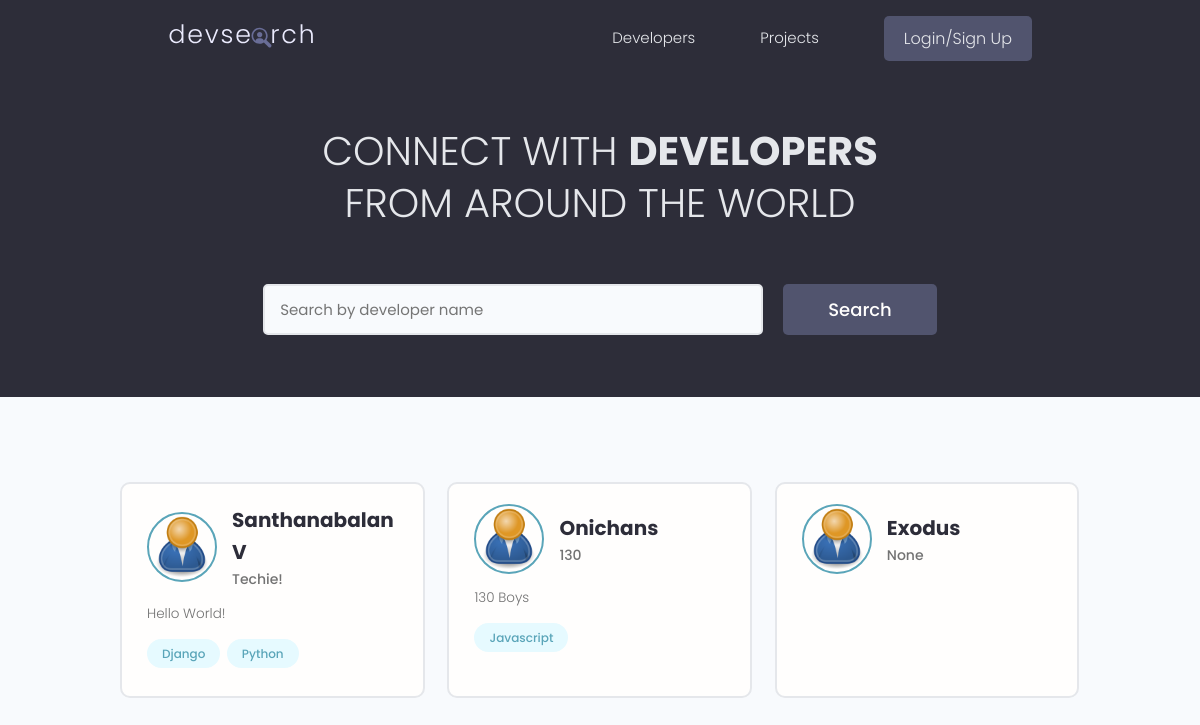
The page / on the database its author committed.
### users/models.py (models this page shows, shortened)
class Profile(models.Model):
    user = models.OneToOneField(User,on_delete = models.CASCADE,null=True,blank=True)
    name = models.CharField(max_length=200,null=True,blank=True)
    email = models.EmailField(max_length=200,null=True,blank=True)
    username = models.CharField(max_length=200,null=True,blank=True)
    location = models.CharField(max_length=200,null=True,blank=True)
    short_intro = models.CharField(max_length=200,null=True,blank=True)
    bio = models.TextField(null=True,blank=True)
    profile_image = models.ImageField(null=True,blank=True,upload_to = 'profiles/',default='profiles/user-default.png')
    social_github = models.CharField(max_length=200,null=True,blank=True)
    social_twitter = models.CharField(max_length=200,null=True,blank=True)
    social_linkedin = models.CharField(max_length=200,null=True,blank=True)
    social_youtube = models.CharField(max_length=200,null=True,blank=True)
    social_website = models.CharField(max_length=200,null=True,blank=True)
    created = models.DateTimeField(auto_now_add=True)
    id = models.UUIDField(default=uuid.uuid4,unique=True,primary_key=True,editable=False)
    class Meta:
        ordering = ['created']
    @property
    def imgURL(self):
        try:
            url = self.profile_image.url
        except:
            url = ''
        return url

class Skill(models.Model):
    owner = models.ForeignKey(Profile,null=True,blank=True,on_delete=models.SET_NULL)
    name = models.CharField(max_length=200,null=True,blank=True)
    description = models.TextField(null=True,blank=True)
    created = models.DateTimeField(auto_now_add=True)
    id = models.UUIDField(default=uuid.uuid4,unique=True,primary_key=True,editable=False)
    def __str__(self):
        return self.name

### users/views.py (the view)
# urls.py: path('',views.profiles,name="profiles"),
def profiles(request):
    search , profiles = searchProfiles(request)
    custom_index,profiles = paginateProfiles(request,profiles,6)
    context = {'profiles':profiles,'search':search,'custom_index':custom_index}
    return render (request,'users/profiles.html',context)

### users/utils.py (called while the page is built)
def paginateProfiles(request,profiles,results):
    page = request.GET.get('page')
    paginator = Paginator(profiles, results)
    try:
        profiles = paginator.page(page)
    except PageNotAnInteger:
        page = 1
        profiles = paginator.page(page)
    except EmptyPage:
        messages.error(request,"Showing last page since query is beyond index")
        page = paginator.num_pages
        profiles = paginator.page(page)
    left_index = (int(page) - 4)
    if left_index < 1:
        left_index = 1
    right_index = (int(page) + 5)
    if right_index > paginator.num_pages:
        right_index = paginator.num_pages + 1
    custom_index = range(left_index,right_index)
    return custom_index,profiles

def searchProfiles(request):
    search = ''
    if request.GET.get('search'):
        search = request.GET.get('search')
    skills = Skill.objects.filter(name__icontains=search)
    profiles = Profile.objects.distinct().filter(
        Q(name__icontains=search) |
        Q(short_intro__icontains=search) |
        Q(skill__in=skills))
    return search , profiles

### users/templates/users/profiles.html (shortened to what this page needs)
{% extends 'main.html' %}
{% block content %}
  <main class="home">
    <section class="hero-section text-center">
      <div class="container container--narrow">
        <div class="hero-section__box">
          <h2>CONNECT WITH <span>DEVELOPERS</span></h2>
          <h2>FROM AROUND THE WORLD</h2>
        </div>
        <div class="hero-section__search">
          <form id="searchForm" class="form" action="{% url 'profiles' %}" method="get">
            <div class="form__field">
              <input class="input input--text" id="formInput#search" type="text" name="search" value ="{{search}}"
                placeholder="Search by developer name" />
            </div>
            <input class="btn btn--sub btn--lg" type="submit" value="Search" />
          </form>
        </div>
      </div>
    </section>
    <section class="devlist">
      <div class="container">
        <div class="grid grid--three">
          {% for profile in profiles %}
          <div class="column card">
            <div class="dev">
              <a href="{% url 'user-profile' profile.id %}" class="card__body">
                <div class="dev__profile">
                  <img class="avatar avatar--md" src="{{profile.imgURL}}" alt="image" />
                  <div class="dev__meta">
                    <h3>{{profile.name}}</h3>
                    <h5>{{profile.short_intro|slice:"60"}}</h5>
                  </div>
                </div>
                <p class="dev__info">
                    {{profile.bio|slice:"150"}}
                </p>
                <div class="dev__skills">
                    {% for skill in profile.skill_set.all|slice:"5" %}
                  <span class="tag tag--pill tag--main">
                    <small>{{skill}}</small>
                  </span>
                  {% endfor %}
                </div>
              </a>
            </div>
          </div>
          {% endfor %}
        </div>
      </div>
    </section>
  </main>
{% endblock content %}

### static/styles/app.css (style rules this page uses)
:root { --color-sub: #2d2d39; }
.btn--sub { background-color: var(--color-sub-light); }
.card { border: 2px solid var(--color-light); }
img { width: 100%; }
.hero-section { height: 40vh; display: flex; align-items: center; background-color: var(--color-sub); }
.hero-section__box { margin-bottom: 4rem; }
.hero-section__box > h2, .hero-section__box > h2 > span { font-size: 4rem; color: var(--color-light); line-height: 1.3; text-transform: uppercase; }
.hero-section__box > h2 { font-weight: 300; }
.hero-section__box > h2 > span { font-weight: 700; }
.hero-section__search > .form { display: flex; align-items: center; justify-content: center; gap: 2rem; }
.hero-section__search > .form input.input--text { width: 50rem; }
.devlist { margin-top: 8rem; }
.devlist .grid { align-items: stretch; }
.devlist .dev .dev__profile { display: flex; align-items: center; gap: 1.5rem; }
.devlist .dev .dev__meta h3 { color: var(--color-sub); font-size: 2rem; font-weight: 700; }
.devlist .dev .dev__meta h5 { color: var(--color-text); font-size: 1.4rem; font-weight: 500; }
.devlist .dev .dev__info { margin: 1.5rem 0; font-size: 1.35rem; line-height: 1.4; text-align: justify; }

### static/uikit/styles/modules/_variables.css (style rules this page uses)
:root { --color-main: #5aa5b9; --color-main-light: #e6faff; --color-sub: #3f4156; --color-sub-light: #51546e; --color-sub-lighter: #ededfd; --color-text: #737373; --color-gray: #8b8b8b; --color-light: #e5e7eb; --color-light-gray: #767676; --color-bg: #f8fafd; --color-white: #fffefd; --color-white-light: #f3f3f3; --color-success: #359e64; --color-success-bg: #def8e8; --color-error: #fc4b0b; --color-error-bg: #fff2ee; --font-base: 'Poppins', arial, helvetica, 'Segoe UI', roboto, ubuntu, sans-serif; --font-monospace: 'Fira Code', 'Courier New', courier, monospace; --font-regular: 300; --font-medium: 500; --font-bold: 700; --generic-shadow: 1px 1px 5px #00000010; --generic-transition: all 0.3s ease-in-out; }

### static/uikit/styles/modules/_base.css (style rules this page uses)
* { margin: 0; padding: 0; box-sizing: border-box; text-rendering: optimizeLegibility; color: inherit; font-size: inherit; }
html { font-size: 50%; }
@media only screen and (min-width: 480px) { html { font-size: 56.25%; } }
@media only screen and (min-width: 1200px) { html { font-size: 62.5%; } }
body { line-height: 1.6; font-weight: 400; font-size: 1.5rem; color: var(--color-text); background-color: var(--color-bg); min-height: 100vh; }

### static/uikit/styles/modules/_typography.css (style rules this page uses)
* { font-family: var(--font-base); }
h2 { font-size: 3.6rem; font-weight: var(--font-bold); }
h3 { font-size: 3.2rem; font-weight: var(--font-medium); }
h5 { font-size: 2.4rem; font-weight: var(--font-medium); }
h5, h6 { font-weight: var(--font-regular); }
p, span, strong { font-size: 1.6rem; color: var(--color-text); font-weight: var(--font-regular); }
a { padding-bottom: 2px; text-decoration: none; display: inline-block; color: var(--color-main); font-weight: var(--font-medium); }

### static/uikit/styles/modules/_utilities.css (style rules this page uses)
.container { width: 92%; max-width: 165rem; margin: 0 auto; box-sizing: border-box; }
.container--narrow { width: 92%; max-width: 120rem; }
@media screen and (min-width: 1000px) { .container { width: 90%; } }
@media screen and (min-width: 1000px) { .container--narrow { width: 85%; } }
@media screen and (min-width: 1200px) { .container { width: 80%; } }
@media screen and (min-width: 1200px) { .container--narrow { width: 72%; } }
.text-center { text-align: center; }

### static/uikit/styles/modules/_avatar.css (style rules this page uses)
.avatar { border-radius: 50%; border: 2px solid var(--color-main); object-fit: cover; }
.avatar--md { height: 7rem; width: 7rem; }

### static/uikit/styles/modules/_button.css (style rules this page uses)
.btn { display: inline-block; position: relative; cursor: pointer; background-color: var(--color-light); font-weight: var(--font-medium); color: var(--color-sub); text-decoration: none; padding: 1rem 2rem; border-radius: 0.5rem; border: none; width: -webkit-fit-content; width: -moz-fit-content; width: fit-content; height: -webkit-fit-content; height: -moz-fit-content; height: fit-content; font-size: 1.6rem; outline-width: 0; outline-color: transparent; -webkit-backface-visibility: hidden; backface-visibility: hidden; transition: all 0.3s ease-in-out; }
.btn--sub { background-color: var(--color-sub); color: var(--color-white); }
.btn--lg { font-size: 1.8rem; padding: 1.2rem 4.5rem; }

### static/uikit/styles/modules/_card.css (style rules this page uses)
.card { border-radius: 1rem; background-color: var(--color-white); border: 1.5px solid var(--color-light); width: auto; height: auto; margin-top: 0.5rem; margin-bottom: 0.5rem; overflow: hidden; }
.card__body, .card__header { padding: 2rem 2.5rem; }

### rows shown on the page
Profile: imgURL (placeholder picture), name "Santhanabalan V", short_intro "Techie!", bio "Hello World!"
Skill: name "Django"
Skill: name "Python"
Profile: imgURL (placeholder picture), name "Onichans", short_intro "130", bio "130 Boys"
Skill: name "Javascript"
Profile: imgURL (placeholder picture), name "Exodus", short_intro "None"
